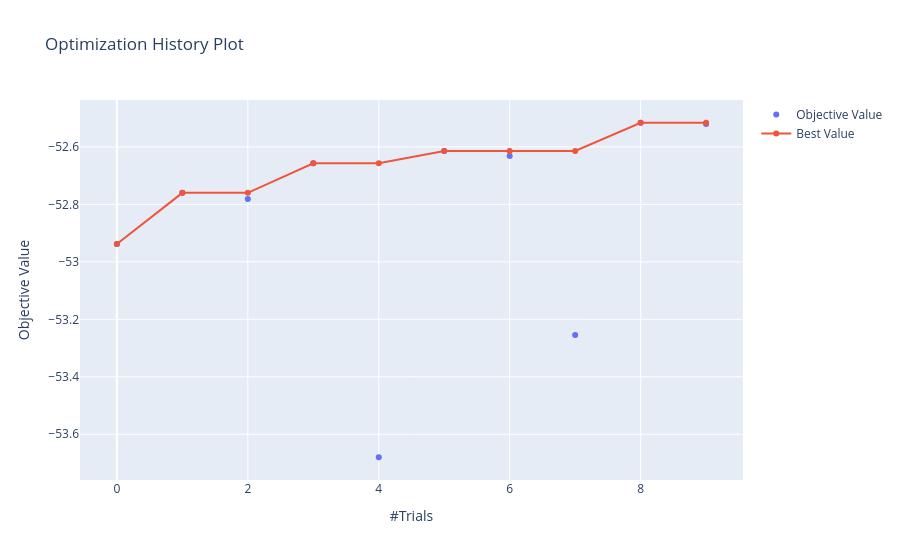

Notebook source saved alongside this figure:
### Markdown cell above
Lastly, take a look at the imported Optuna study to see the optimization progress and the hyperparameters impact. <br>
Notice that the objective value is **-RMSE**, and the optimization is trying to maximize this value, as defined in *model_hyperparameter_search* function.

### Code cell
# Visualize the optimization progress along the trials
optuna.visualization.plot_optimization_history(generic_model_study)

### Figure 1 — Plotly figure (JSON) as saved in the notebook; plotly's stock layout.template omitted (floating-point values rounded to 4 significant figures)
{"data": [{"mode": "markers", "name": "Objective Value", "type": "scatter", "x": [0, 1, 2, 3, 4, 5, 6, 7, 8, 9], "y": [-52.94, -52.76, -52.78, -52.66, -53.68, -52.61, -52.63, -53.26, -52.52, -52.52]}, {"name": "Best Value", "type": "scatter", "x": [0, 1, 2, 3, 4, 5, 6, 7, 8, 9], "y": [-52.94, -52.76, -52.76, -52.66, -52.66, -52.61, -52.61, -52.61, -52.52, -52.52]}], "layout": {"title": {"text": "Optimization History Plot"}, "xaxis": {"title": {"text": "#Trials"}}, "yaxis": {"title": {"text": "Objective Value"}}}}
